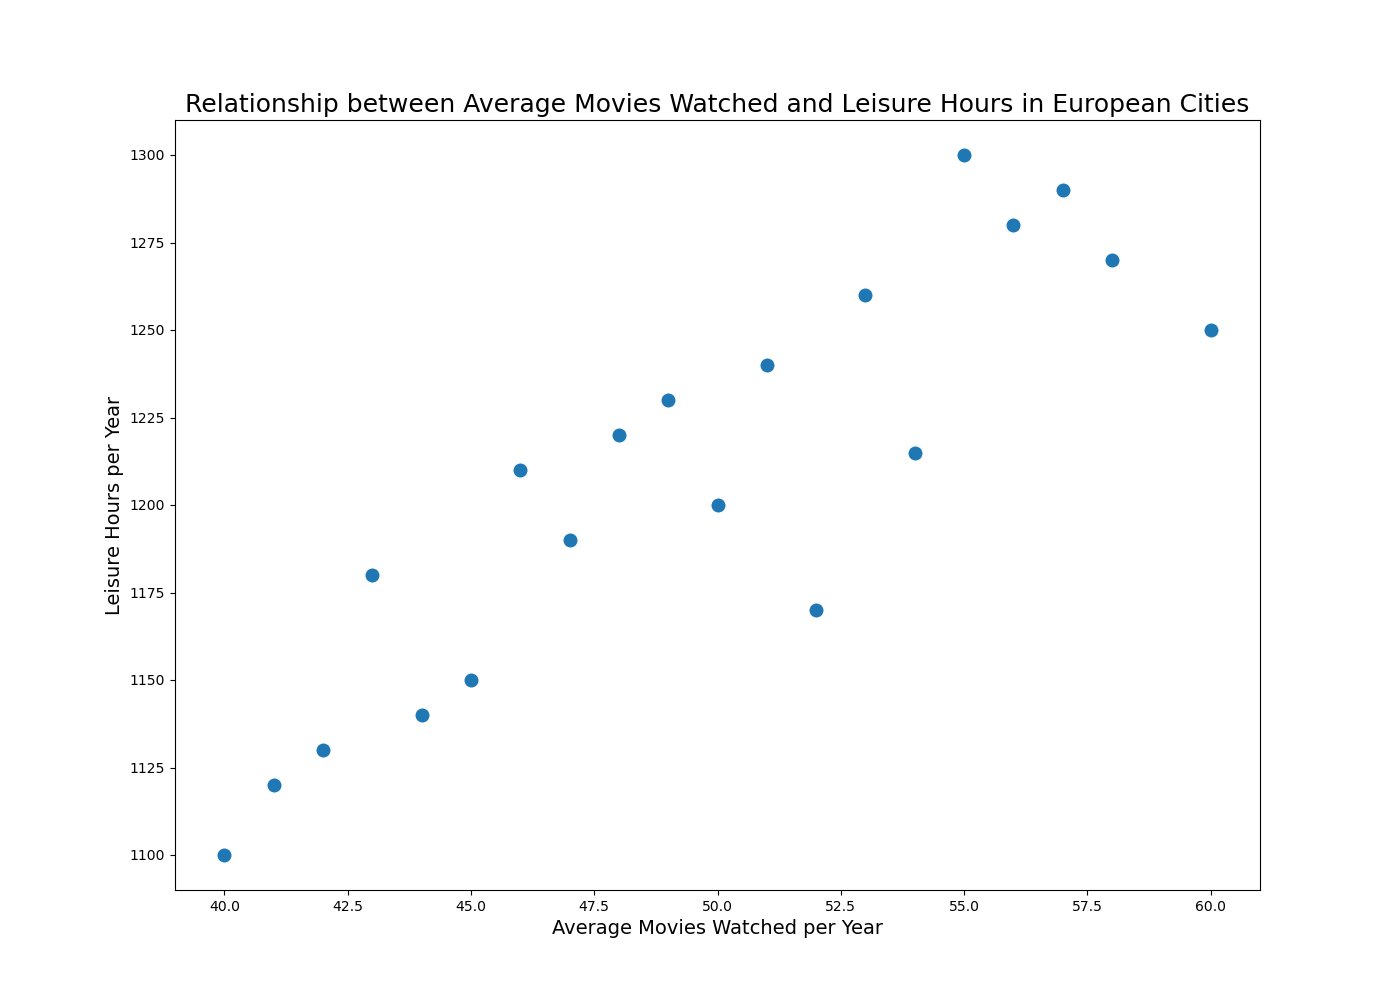

Write the Python code that produced this figure.

import seaborn as sns
import pandas as pd
import matplotlib.pyplot as plt

# Constructing DataFrame from the table data.
data = {
    'City': ['London', 'Paris', 'Rome', 'Berlin', 'Madrid', 'Amsterdam', 'Prague', 
             'Vienna', 'Venice', 'Barcelona', 'Lisbon', 'Athens',
             'Dublin', 'Oslo', 'Stockholm', 'Helsinki', 'Copenhagen', 
             'Budapest', 'Warsaw', 'Istanbul'],
    'AverageMoviesWatched': [50, 55, 40, 60, 45, 48, 52, 46, 51, 58, 
                             47, 49, 53, 41, 42, 44, 43, 54, 56, 57],
    'LeisureHoursPerYear': [1200, 1300, 1100, 1250, 1150, 1220, 1170, 1210, 1240, 
                            1270, 1190, 1230, 1260, 1120, 1130, 1140,
                            1180, 1215, 1280, 1290]
}

df = pd.DataFrame(data)

# Create a scatterplot.
plt.figure(figsize=(14, 10))
sns.scatterplot(data=df, x='AverageMoviesWatched', y='LeisureHoursPerYear', 
                palette=['#FF4500', '#1E90FF'], 
                s=120)  # s is the marker size

# Add chart title and labels
plt.title('Relationship between Average Movies Watched and Leisure Hours in European Cities', fontsize=18)
plt.xlabel('Average Movies Watched per Year', fontsize=14)
plt.ylabel('Leisure Hours per Year', fontsize=14)

# Show the plot
plt.show()
